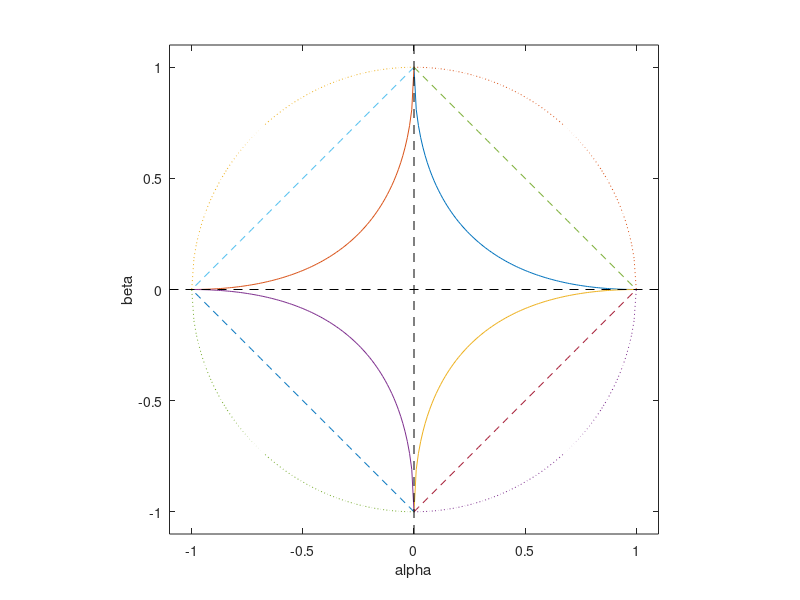

The MATLAB script that drew this image:
function slide4

% slide4.m
% Jeremy Barnes 25/7/1999
% $Id$

figure(1);  clf;

a = linspace(0, 1, 101);

pvalues = [0.5 1 2];

markers = {'-', '--', ':', '-.', '-'};

for i=1:length(pvalues)
   p=pvalues(i);
   b = (1 - a.^p).^(1/p);
   
   marker = markers{i};
   
   plot(a, b, marker);
   hold on;
   plot(-a, b, marker);
   plot(a, -b, marker);
   plot(-a, -b, marker);
   
end

plot([0 0], [-1.1 1.1], 'k--');
plot([-1.1 1.1], [0 0], 'k--');

axis([-1.1 1.1 -1.1 1.1]);
axis square;
xlabel('alpha');
ylabel('beta');